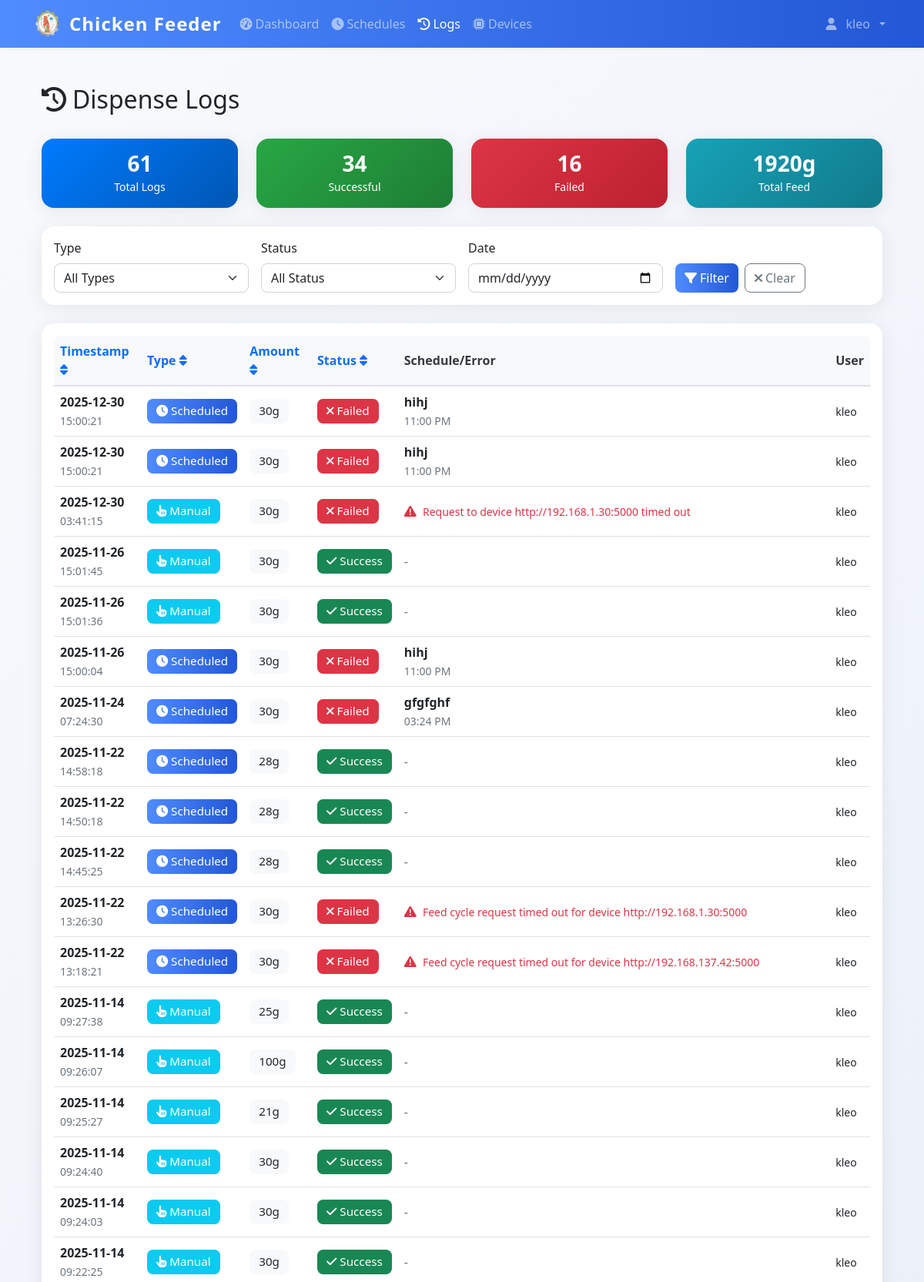
The page /logs (signed in, upper part) on the database its author committed.
### models.py (models this page shows)
class User(UserMixin, db.Model):
    id = db.Column(db.Integer, primary_key=True)
    username = db.Column(db.String(80), unique=True, nullable=False)
    email = db.Column(db.String(120), unique=True, nullable=False)
    password_hash = db.Column(db.String(120), nullable=False)
    iot_device_url = db.Column(db.String(255), nullable=True)  # e.g., 'http://192.168.1.100:5000' or 'pi_klei'
    is_admin = db.Column(db.Boolean, default=True)
    created_at = db.Column(db.DateTime, default=datetime.utcnow)

class DispenseLog(db.Model):
    id = db.Column(db.Integer, primary_key=True)
    timestamp = db.Column(db.DateTime, default=datetime.utcnow, nullable=False)
    amount_grams = db.Column(db.Integer, nullable=False)
    trigger_type = db.Column(db.String(20), nullable=False)
    schedule_id = db.Column(db.Integer, db.ForeignKey('feed_schedule.id'), nullable=True)
    status = db.Column(db.String(20), default='success')
    error_message = db.Column(db.Text, nullable=True)
    triggered_by = db.Column(db.Integer, db.ForeignKey('user.id'), nullable=True)
    schedule = db.relationship('FeedSchedule', backref=db.backref('dispense_logs', lazy=True))
    user = db.relationship('User', backref=db.backref('dispense_logs', lazy=True))

class FeedSchedule(db.Model):
    id = db.Column(db.Integer, primary_key=True)
    name = db.Column(db.String(100), nullable=False)
    feed_time = db.Column(db.Time, nullable=False)
    amount_grams = db.Column(db.Integer, nullable=False)
    is_active = db.Column(db.Boolean, default=True)
    created_by = db.Column(db.Integer, db.ForeignKey('user.id'), nullable=False)
    created_at = db.Column(db.DateTime, default=datetime.utcnow)
    user = db.relationship('User', backref=db.backref('schedules', lazy=True))

### app.py (the view)
@app.route('/logs')
@login_required
def logs():
    page = request.args.get('page', 1, type=int)
    if not current_user.is_admin:
        logs = DispenseLog.query.filter_by(triggered_by=current_user.id).order_by(DispenseLog.timestamp.desc()).paginate(
            page=page, per_page=50, error_out=False
        )
    else:
        logs = DispenseLog.query.order_by(DispenseLog.timestamp.desc()).paginate(
            page=page, per_page=50, error_out=False
        )
    return render_template('logs.html', logs=logs)

### app.py (called while the page is built)
@login_manager.user_loader
def load_user(user_id):
    return db.session.get(User, int(user_id))

@app.context_processor
def inject_datetime():
    return {'datetime': datetime}

### templates/logs.html (shortened to what this page needs)
{% extends "base.html" %}
{% block content %}
<div class="row mb-4">
    <div class="col">
        <h1 class="h2">
            <i class="fas fa-history me-2"></i>Dispense Logs
        </h1>
    </div>
</div>
{% if not logs or not logs.items %}
<div class="text-center text-muted py-5">
    <i class="fas fa-clipboard-list fa-4x mb-3"></i>
    <h4>No Logs Available</h4>
    <p class="mb-4">No log data found. Dispense logs will appear here once you start feeding.</p>
    <a href="{{ url_for('dashboard') }}" class="btn btn-primary">
        <i class="fas fa-tachometer-alt me-2"></i>Go to Dashboard
    </a>
</div>
{% else %}
<div class="row my-4">
    <div class="col-md-3">
        <div class="card bg-primary text-white">
            <div class="card-body text-center">
                <h3 class="mb-0">{{ logs.total }}</h3>
                <small>Total Logs</small>
            </div>
        </div>
    </div>
    <div class="col-md-3">
        <div class="card bg-success text-white">
            <div class="card-body text-center">
                <h3 class="mb-0">{{ logs.items|selectattr('status', 'equalto', 'success')|list|length }}</h3>
                <small>Successful</small>
            </div>
        </div>
    </div>
    <div class="col-md-3">
        <div class="card bg-danger text-white">
            <div class="card-body text-center">
                <h3 class="mb-0">{{ logs.items|selectattr('status', 'equalto', 'failure')|list|length }}</h3>
                <small>Failed</small>
            </div>
        </div>
    </div>
    <div class="col-md-3">
        <div class="card bg-info text-white">
            <div class="card-body text-center">
                <h3 class="mb-0">{{ logs.items|sum(attribute='amount_grams') }}g</h3>
                <small>Total Feed</small>
            </div>
        </div>
    </div>
</div>
<div class="card mb-4">
    <div class="card-body">
        <div class="row g-3">
            <div class="col-md-3">
                <label for="filter-type" class="form-label">Type</label>
                <select class="form-select" id="filter-type">
                    <option value="">All Types</option>
                </select>
            </div>
            <div class="col-md-3">
                <label for="filter-status" class="form-label">Status</label>
                <select class="form-select" id="filter-status">
                    <option value="">All Status</option>
                </select>
            </div>
            <div class="col-md-3">
                <label for="filter-date" class="form-label">Date</label>
                <input type="date" class="form-control" id="filter-date">
            </div>
            <div class="col-md-3">
                <label class="form-label">&nbsp;</label>
                <div class="d-flex gap-2">
                    <button class="btn btn-primary" onclick="applyFilters()">
                        <i class="fas fa-filter me-1"></i>Filter
                    </button>
                    <button class="btn btn-outline-secondary" onclick="clearFilters()">
                        <i class="fas fa-times me-1"></i>Clear
                    </button>
                </div>
            </div>
        </div>
    </div>
</div>
<div class="card">
    <div class="card-body">
        {% if logs.items %}
        <div class="table-responsive">
            <table class="table table-hover">
                <thead>
                    <tr>
                        <th>
                            <a href="#" onclick="sortTable('timestamp')" class="text-decoration-none">
                                Timestamp <i class="fas fa-sort"></i>
                            </a>
                        </th>
                        <th>
                            <a href="#" onclick="sortTable('type')" class="text-decoration-none">
                                Type <i class="fas fa-sort"></i>
                            </a>
                        </th>
                        <th>
                            <a href="#" onclick="sortTable('amount')" class="text-decoration-none">
                                Amount <i class="fas fa-sort"></i>
                            </a>
                        </th>
                        <th>
                            <a href="#" onclick="sortTable('status')" class="text-decoration-none">
                                Status <i class="fas fa-sort"></i>
                            </a>
                        </th>
                        <th>Schedule/Error</th>
                        <th>User</th>
                    </tr>
                </thead>
                <tbody id="logs-table-body">
                    {% for log in logs.items %}
                    <tr class="log-row"
                        data-type="{{ log.trigger_type }}"
                        data-status="{{ log.status }}"
                        data-date="{{ log.timestamp.strftime('%Y-%m-%d') }}">
                        <td>
                            <div>
                                <strong>{{ log.timestamp.strftime('%Y-%m-%d') }}</strong>
                            </div>
                            <small class="text-muted">{{ log.timestamp.strftime('%H:%M:%S') }}</small>
                        </td>
                        <td>
                            {% if log.trigger_type == 'manual' %}
                                <span class="badge bg-info">
                                    <i class="fas fa-hand-pointer me-1"></i>Manual
                                </span>
                            {% else %}
                                <span class="badge bg-primary">
                                    <i class="fas fa-clock me-1"></i>Scheduled
                                </span>
                            {% endif %}
                        </td>
                        <td>
                            <span class="badge bg-light text-dark">{{ log.amount_grams }}g</span>
                        </td>
                        <td>
                            {% if log.status == 'success' %}
                                <span class="badge bg-success">
                                    <i class="fas fa-check me-1"></i>Success
                                </span>
                            {% else %}
                                <span class="badge bg-danger">
                                    <i class="fas fa-times me-1"></i>Failed
                                </span>
                            {% endif %}
                        </td>
                        <td>
                            {% if log.schedule %}
                                <div>
                                    <strong>{{ log.schedule.name }}</strong>
                                </div>
                                <small class="text-muted">{{ log.schedule.feed_time.strftime('%I:%M %p') }}</small>
                            {% elif log.error_message %}
                                <div class="text-danger">
                                    <i class="fas fa-exclamation-triangle me-1"></i>
                                    <small>{{ log.error_message[:100] }}{% if log.error_message|length > 100 %}...{% endif %}</small>
                                </div>
                            {% else %}
                                <span class="text-muted">-</span>
                            {% endif %}
                        </td>
                        <td>
                            {% if log.user %}
                                <small>{{ log.user.username }}</small>
                            {% else %}
                                <small class="text-muted">System</small>
                            {% endif %}
                        </td>
                    </tr>
                    {% endfor %}
                </tbody>
            </table>
        </div>
        {% endif %}
    </div>
</div>
{% endif %}
{% endblock %}

### templates/base.html (shortened to what this page needs)
<!DOCTYPE html>
<html lang="en">
<head>
    <link href="https://cdn.jsdelivr.net/npm/bootstrap@5.1.3/dist/css/bootstrap.min.css" rel="stylesheet">
    <link href="https://cdnjs.cloudflare.com/ajax/libs/font-awesome/6.0.0/css/all.min.css" rel="stylesheet">
    <link href="{{ url_for('static', filename='css/style.css') }}" rel="stylesheet">
</head>
<body>
    {% if current_user.is_authenticated %}
    <nav class="navbar navbar-expand-lg navbar-dark bg-primary">
        <div class="container">
            <div class="d-flex align-items-center gap-2">
                <img src="{{ url_for('static', filename='img/chicken-logo.png') }}" alt="Logo" style="width:40px;height:40px;" >
                <a class="navbar-brand" href="{{ url_for('dashboard') }}">
                   Chicken Feeder
                </a>
            </div>
            <div class="collapse navbar-collapse" id="navbarNav">
                <ul class="navbar-nav me-auto">
                    <li class="nav-item">
                        <a class="nav-link {% if request.endpoint == 'dashboard' %}active{% endif %}"
                           href="{{ url_for('dashboard') }}">
                            <i class="fas fa-tachometer-alt me-1"></i>Dashboard
                        </a>
                    </li>
                    <li class="nav-item">
                        <a class="nav-link {% if request.endpoint in ['schedules', 'add_schedule'] %}active{% endif %}"
                           href="{{ url_for('schedules') }}">
                            <i class="fas fa-clock me-1"></i>Schedules
                        </a>
                    </li>
                    <li class="nav-item">
                        <a class="nav-link {% if request.endpoint == 'logs' %}active{% endif %}"
                           href="{{ url_for('logs') }}">
                            <i class="fas fa-history me-1"></i>Logs
                        </a>
                    </li>
                    <li class="nav-item">
                        <a class="nav-link {% if request.endpoint in ['devices', 'add_device'] %}active{% endif %}"
                           href="{{ url_for('devices') }}">
                            <i class="fas fa-microchip me-1"></i>Devices
                        </a>
                    </li>
                </ul>
                <ul class="navbar-nav">
                    <li class="nav-item dropdown">
                        <a class="nav-link dropdown-toggle d-flex align-items-center gap-2" href="#" id="navbarDropdown" role="button"
                           data-bs-toggle="dropdown" aria-expanded="false">
                            <i class="fas fa-user me-1 "></i>{{ current_user.username }}
                        </a>
                    </li>
                </ul>
            </div>
        </div>
    </nav>
    {% endif %}
    <main class="container align-items-center mt-4 p-4">
        {% block content %}{% endblock %}
    </main>
</body>
</html>

### static/css/style.css (style rules this page uses)
:root { --primary-color: #2c5f2d; --secondary-color: #97bc62; --success-color: #28a745; --danger-color: #dc3545; --warning-color: #ffc107; --info-color: #17a2b8; --light-color: #f8f9fa; --dark-color: #343a40; }
body { font-family: 'Segoe UI', Tahoma, Geneva, Verdana, sans-serif; background-color: #f5f7fa; }
.navbar-brand { font-weight: bold; font-size: 1.5rem; }
.navbar-nav .nav-link { font-weight: 500; transition: all 0.2s ease; }
.card { border: none; border-radius: 12px; box-shadow: 0 2px 10px rgba(0,0,0,0.08); transition: all 0.3s ease; }
.btn { border-radius: 8px; font-weight: 500; transition: all 0.2s ease; }
.btn-primary { background: linear-gradient(135deg, var(--primary-color) 0%, var(--secondary-color) 100%); border: none; }
.card.bg-primary, .card.bg-success, .card.bg-warning, .card.bg-danger, .card.bg-info { border: none; background: linear-gradient(135deg, var(--bs-card-bg) 0%, var(--bs-card-bg) 100%); }
.card.bg-primary { background: linear-gradient(135deg, #007bff 0%, #0056b3 100%) !important; }
.card.bg-success { background: linear-gradient(135deg, #28a745 0%, #1e7e34 100%) !important; }
.card.bg-danger { background: linear-gradient(135deg, #dc3545 0%, #bd2130 100%) !important; }
.card.bg-info { background: linear-gradient(135deg, #17a2b8 0%, #117a8b 100%) !important; }
.table { border-radius: 8px; overflow: hidden; }
.table thead th { background-color: #f8f9fa; border-bottom: 2px solid #dee2e6; font-weight: 600; color: var(--dark-color); }
.badge { border-radius: 20px; font-size: 0.75rem; font-weight: 500; padding: 0.5rem 0.75rem; }
.form-control, .form-select { border-radius: 8px; border: 1px solid #ced4da; transition: all 0.2s ease; }

### templates/base.html (style rules this page uses)
body { background: linear-gradient(135deg, #f8fafc 0%, #e3e9f7 100%); min-height: 100vh; }
.navbar { box-shadow: 0 2px 8px rgba(0,0,0,0.04); }
.card { border-radius: 1rem; box-shadow: 0 4px 24px rgba(0,0,0,0.07); }
.btn-primary, .bg-primary { background: linear-gradient(90deg, #4f8cff 0%, #2357d5 100%) !important; border: none; }
.card-title, h1, h2, h3, h4, h5, h6 { font-family: 'Segoe UI', 'Roboto', 'Arial', sans-serif; font-weight: 600; }
.badge { font-size: 0.95em; border-radius: 0.5em; }
.table th, .table td { vertical-align: middle !important; }
.navbar-brand { font-weight: bold; letter-spacing: 1px; }

### rows shown on the page
User: username "kleo"
DispenseLog: timestamp "2025-12-30", timestamp "15:00:21", trigger_type "scheduled" (drawn), amount_grams "30", status "failure" (drawn), schedule.name "hihj", schedule.feed_time "11:00 PM", user.username "kleo"
DispenseLog: timestamp "2025-12-30", timestamp "15:00:21", trigger_type "scheduled" (drawn), amount_grams "30", status "failure" (drawn), schedule.name "hihj", schedule.feed_time "11:00 PM", user.username "kleo"
DispenseLog: timestamp "2025-12-30", timestamp "03:41:15", trigger_type "manual" (drawn), amount_grams "30", status "failure" (drawn), error_message "Request to device http://192.168.1.30:5000 timed out", user.username "kleo"
DispenseLog: timestamp "2025-11-26", timestamp "15:01:45", trigger_type "manual" (drawn), amount_grams "30", status "success" (drawn), user.username "kleo"
DispenseLog: timestamp "2025-11-26", timestamp "15:01:36", trigger_type "manual" (drawn), amount_grams "30", status "success" (drawn), user.username "kleo"
DispenseLog: timestamp "2025-11-26", timestamp "15:00:04", trigger_type "scheduled" (drawn), amount_grams "30", status "failure" (drawn), schedule.name "hihj", schedule.feed_time "11:00 PM", user.username "kleo"
DispenseLog: timestamp "2025-11-24", timestamp "07:24:30", trigger_type "scheduled" (drawn), amount_grams "30", status "failure" (drawn), schedule.name "gfgfghf", schedule.feed_time "03:24 PM", user.username "kleo"
DispenseLog: timestamp "2025-11-22", timestamp "14:58:18", trigger_type "scheduled" (drawn), amount_grams "28", status "success" (drawn), user.username "kleo"
DispenseLog: timestamp "2025-11-22", timestamp "14:50:18", trigger_type "scheduled" (drawn), amount_grams "28", status "success" (drawn), user.username "kleo"
DispenseLog: timestamp "2025-11-22", timestamp "14:45:25", trigger_type "scheduled" (drawn), amount_grams "28", status "success" (drawn), user.username "kleo"
DispenseLog: timestamp "2025-11-22", timestamp "13:26:30", trigger_type "scheduled" (drawn), amount_grams "30", status "failure" (drawn), error_message "Feed cycle request timed out for device http://192.168.1.30:5000", user.username "kleo"
DispenseLog: timestamp "2025-11-22", timestamp "13:18:21", trigger_type "scheduled" (drawn), amount_grams "30", status "failure" (drawn), error_message "Feed cycle request timed out for device http://192.168.137.42:5000", user.username "kleo"
DispenseLog: timestamp "2025-11-14", timestamp "09:27:38", trigger_type "manual" (drawn), amount_grams "25", status "success" (drawn), user.username "kleo"
DispenseLog: timestamp "2025-11-14", timestamp "09:26:07", trigger_type "manual" (drawn), amount_grams "100", status "success" (drawn), user.username "kleo"
DispenseLog: timestamp "2025-11-14", timestamp "09:25:27", trigger_type "manual" (drawn), amount_grams "21", status "success" (drawn), user.username "kleo"
DispenseLog: timestamp "2025-11-14", timestamp "09:24:40", trigger_type "manual" (drawn), amount_grams "30", status "success" (drawn), user.username "kleo"
DispenseLog: timestamp "2025-11-14", timestamp "09:24:03", trigger_type "manual" (drawn), amount_grams "30", status "success" (drawn), user.username "kleo"
DispenseLog: timestamp "2025-11-14", timestamp "09:22:25", trigger_type "manual" (drawn), amount_grams "30", status "success" (drawn), user.username "kleo"

### other values the page prints
{{ logs.total }} "61"
{{ logs.items|selectattr('status', 'equalto', 'success')|list|length }} "34"
{{ logs.items|selectattr('status', 'equalto', 'failure')|list|length }} "16"
{{ logs.items|sum(attribute='amount_grams') }} "1920"
